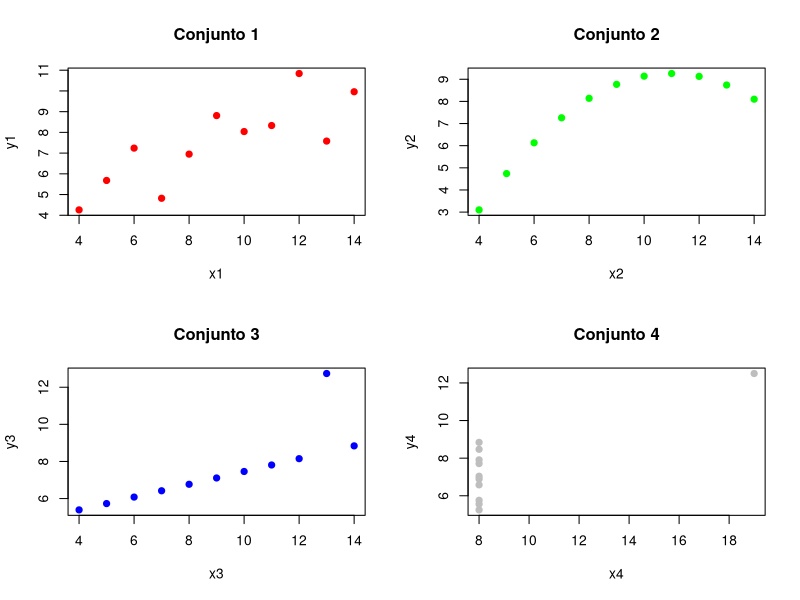

This chart was generated by the following R code:
# Correlación continuación

# ingresar pares de datos
x1 <- c(10.0, 8.0, 13.0, 9.0, 11.0, 14.0,
        6, 4, 12, 7,5)
y1 <- c(8.04, 6.95, 7.58, 8.81, 8.33, 9.96,
        7.24, 4.26, 10.84, 4.82, 5.68)

mean(x1)
mean(y1)

x2 <- c(10.0, 8.0, 13.0, 9.0, 11.0, 14.0,
        6, 4, 12, 7,5)
y2 <- c(9.14, 8.14, 8.74, 8.77, 9.26, 8.10,
        6.13, 3.1, 9.13, 7.26, 4.74)

mean(x2)
mean(y2)

x3 <- c(10.0, 8.0, 13.0, 9.0, 11.0, 14.0,
        6, 4, 12, 7,5)
y3 <- c(7.46, 6.77, 12.74, 7.11, 7.81, 8.84,
        6.08, 5.39, 8.15, 6.42, 5.73)
mean(x3)
mean(y3)

x4 <- c(8, 8, 8, 8, 8, 8, 8, 19,8,8,8)
y4 <- c(6.58, 5.76, 7.71, 8.84, 8.47, 7.04,
        5.25, 12.5, 5.56, 7.91, 6.89)
mean(x4)
mean(y4)

cor.test(x1,y1)
cor.test(x2,y2)
cor.test(x3,y3)
cor.test(x4,y4)

# Gráfica de los datos

par(mfrow = c(2,2)) # Configurar gráfica 2x2
plot(x1, y1, col= "red",
     main="Conjunto 1", pch =19)

plot(x2, y2, col= "green",
     main="Conjunto 2", pch =19)


plot(x3, y3, col= "blue",
     main="Conjunto 3", pch = 19)

plot(x4, y4, col= "gray",
     main="Conjunto 4", pch =19)

par(mfrow=c(1,1)) # Volver a la normalidad
